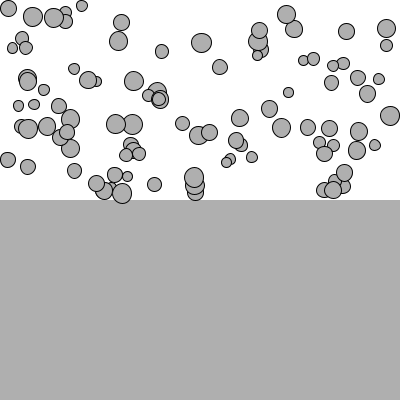
Frame 1 (no input)
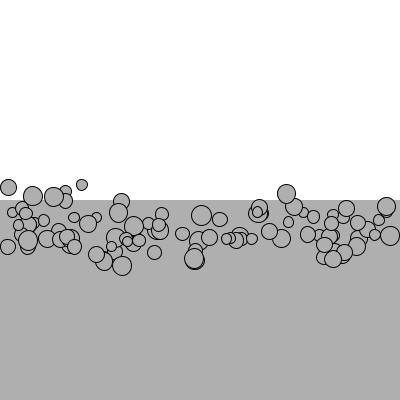
Frame 60 (the mouse pressed at the canvas centre just before this capture)
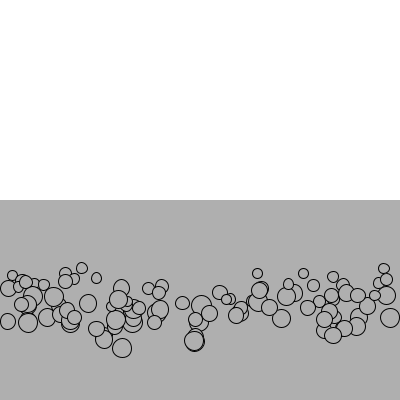
Frame 120 (the mouse held since frame 60 and released just before this capture)

The Processing sketch that drew these frames (run headless with seeded random() and noise(); from frame 60 on, the mouse is pressed at the canvas centre):

// Processing sketch: C2_3_motion_liquid
// ── C2_3_motion_liquid.pde
Mover[] movers = new Mover[100];
Liquid liquid;

void setup(){
  size(400,400);
  liquid = new Liquid(0, height/2, width, height/2, 0.5);
  
  for (int i = 0; i < movers.length; i++){
    movers[i] = new Mover(random(5, 10), random(width), random(height/2));    
  }

}

void draw(){
  background(255);
  liquid.display();
  
  for (int i = 0; i < movers.length; i++ ){
    if (movers[i].isInside(liquid)){
      movers[i].drag(liquid);
    }
    movers[i].applyForce(movers[i].gravity);//施加重力
    movers[i].bounce();//边缘反弹
    movers[i].update();
    movers[i].display();     
  }
}
// ── Liquid.pde
class Liquid{
  float x, y, w, h;
  float c;
  
  Liquid(float x_, float y_, float w_, float h_, float c_){
    x = x_; y = y_; w = w_; h = h_; c = c_; 
  }
  
  void display(){
    noStroke();
    fill(175);
    rect(x, y, w, h);
  }
}
// ── Mover.pde
class Mover {
  PVector loc;
  PVector v;
  PVector a;
  PVector gravity;//重力

  float mass;
  float g = 0.098;
  float r;
  Mover(float rr, float p_x, float p_y) {
    mass = rr;
    r = rr;

    loc = new PVector(p_x, p_y);
    v = new PVector(0, 0);
    a = new PVector(0, 0);
    gravity = new PVector(0, mass*g);
  }

  void update() {
    v.add(a);
    loc.add(v);
    a.mult(0);
  }

  void display() {
    stroke(0);
    fill(175);
    ellipse(loc.x, loc.y, r*2, r*2);
  }

  void applyForce(PVector force) {
    PVector f = PVector.div(force, mass);
    a.add(f);
  }

  void bounce() {
    if (loc.x-r < 0) {
      loc.x = r;
      v.x = v.x*-1;
    } else if (loc.x+r > width) {
      loc.x = width-r;
      v.x = v.x*-1;
    }
    if (loc.y-r < 0) {
      loc.y = r;
      v.y = v.y*-1;
    } else if (loc.y+r > height) {
      loc.y = height-r;
      v.y = v.y*-1;
    }
  }
  
  boolean isInside(Liquid l) {//判断在液体内
    if (loc.x > l.x && loc.x < l.x+l.w &&loc.y > l.y && loc.y < l.y+l.h) {
      return true;
    } else {
      return false;
    }
  }
  
  void drag(Liquid l){
    float speed = v.mag();
    float dragMagnitude = l.c*speed*speed;
    
    PVector drag = v.get();
    drag.mult(-1);
    drag.normalize();
    drag.mult(dragMagnitude);
    applyForce(drag);
  }
}
